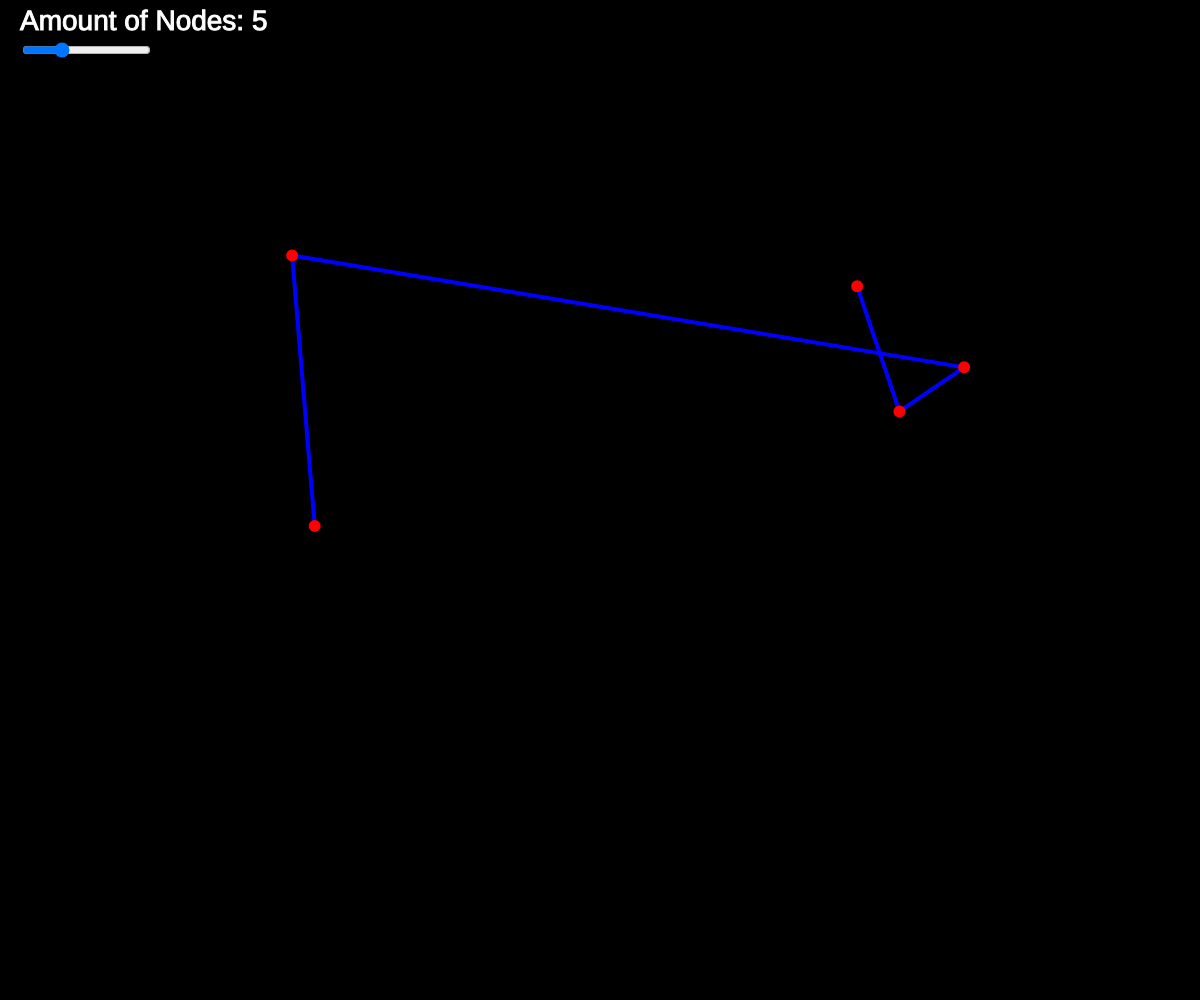
Frame 1 (no input)
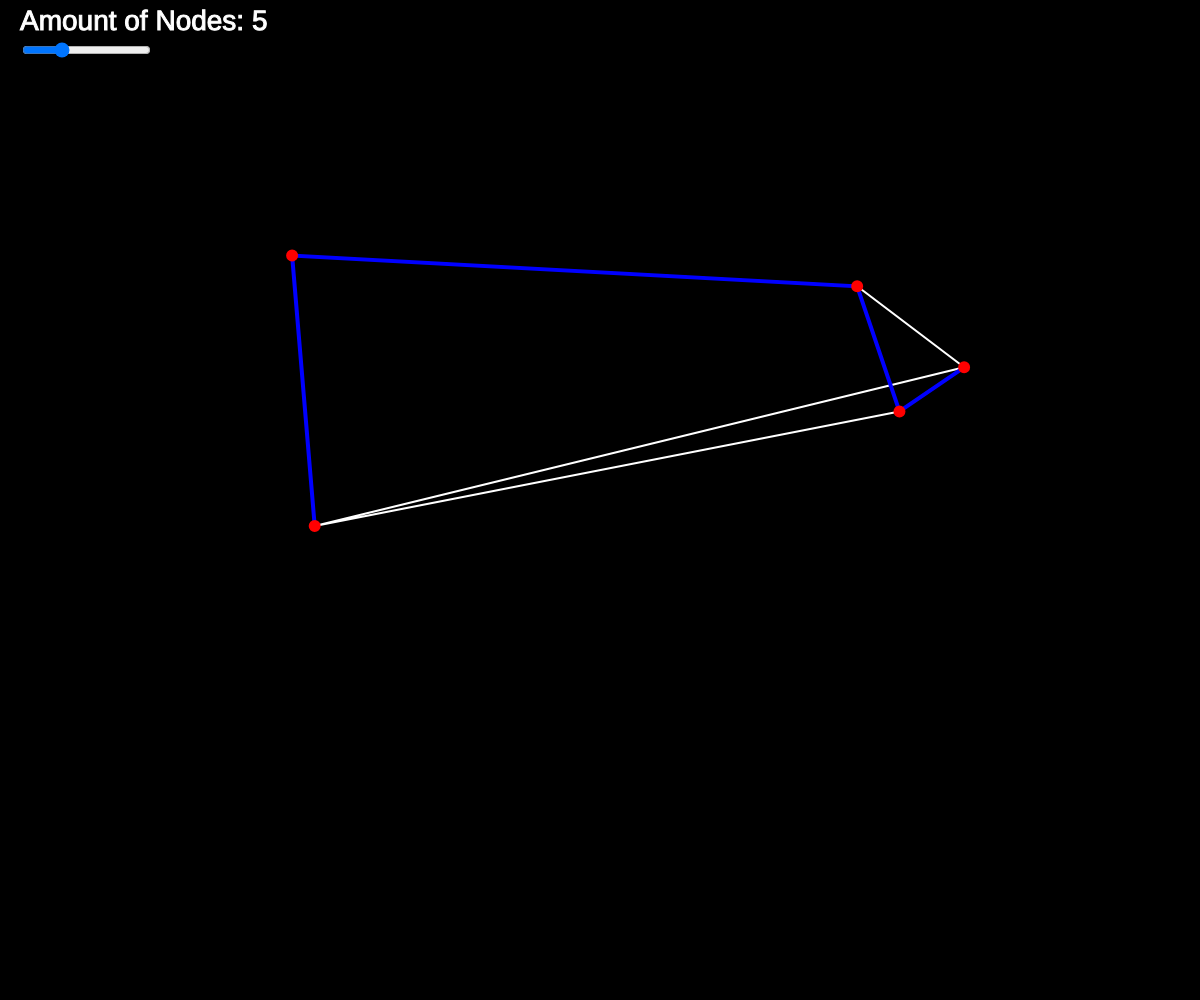
Frame 60 (no input)
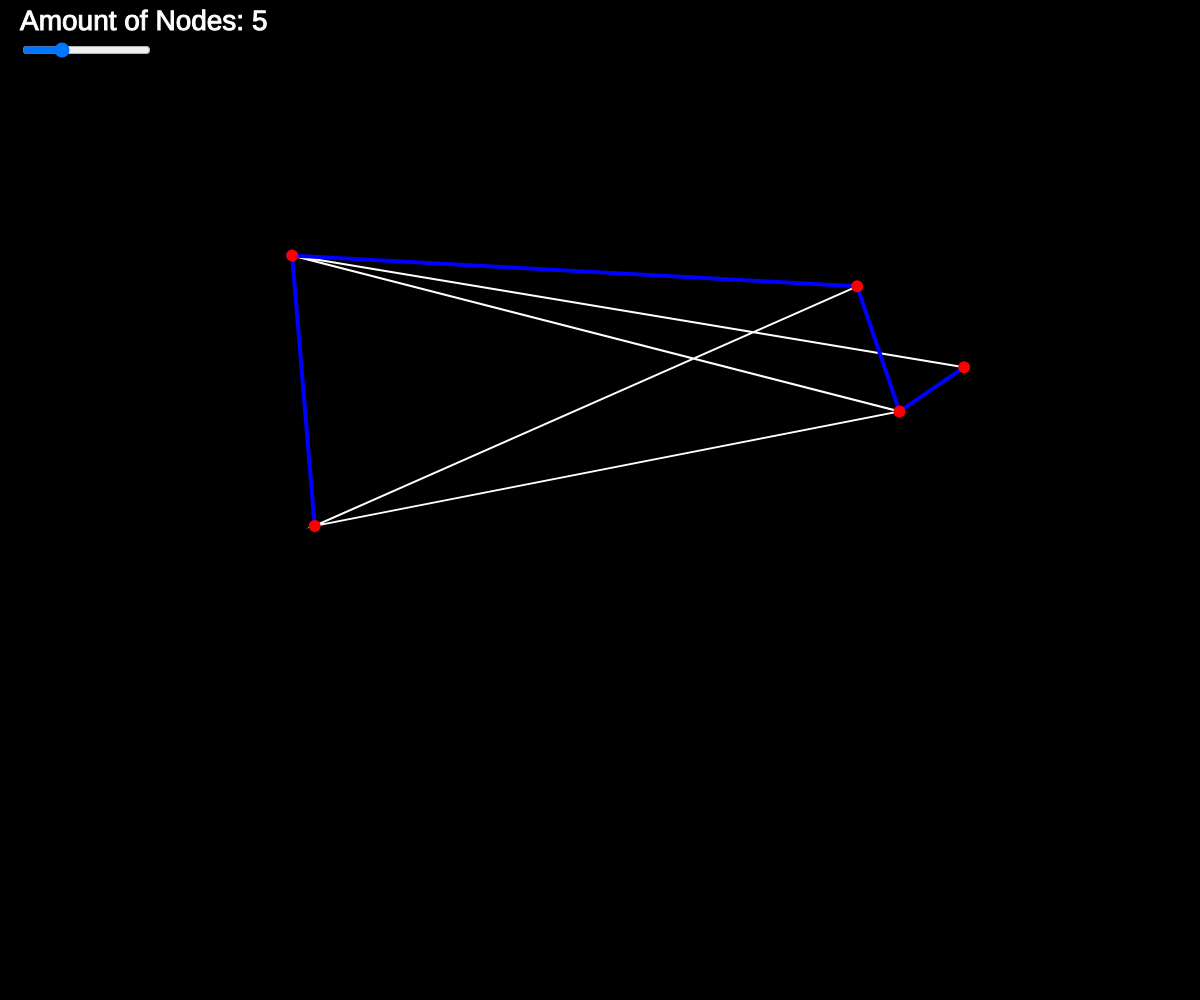
Frame 120 (the mouse pressed at the canvas centre since frame 60)

The p5.js sketch that drew these frames (run headless with seeded random() and noise() and a simulated clock; from frame 60 on, the mouse is pressed at the canvas centre):

// p5.js sketch
// ── sketch.js
let steden = [];
let aantal = 5;

let beste;
let bestePad;

let slider;
let tekst = "Amount of Nodes: ";

let YOFFSET = 100;

function setup() {
  createCanvas(windowWidth, windowHeight);
  //zorg dat de scrollbar weg is
  document.documentElement.style.overflow = 'hidden';
  document.body.scroll = "no";

  slider = createSlider(3, 10, 5, 1);
  slider.position(20, 40);
  for(let i = 0; i < aantal; i++) {
    let v = createVector(random(width), random(height - YOFFSET));
    steden.push(v);
    console.log(v);
  }

  let a = afstand(steden);
  beste = a;
  bestePad = steden.slice();
}

function draw() {
  background(0);

  strokeWeight(2);
  stroke(255);
  noFill();
  beginShape();
  for(let i = 0; i < steden.length; i++) {
    vertex(steden[i].x, steden[i].y + YOFFSET);
  }
  endShape();

  strokeWeight(4);
  stroke(0, 0, 255);
  noFill();
  beginShape();
  for(let i = 0; i < bestePad.length; i++) {
    vertex(bestePad[i].x, bestePad[i].y + YOFFSET);
  }
  endShape();

  fill(255, 0, 0);
  stroke(255, 0, 0);
  for(let i = 0; i < steden.length; i++) {
    ellipse(steden[i].x, steden[i].y + YOFFSET, 8, 8);
  }

  let i = floor(random(steden.length));
  let j = floor(random(steden.length));
  wissel(steden, i, j);

  let a = afstand(steden);
  if(a < beste) {
    beste = a;
    bestePad = steden.slice();
  }

  textSize(28);
  stroke(255);
  strokeWeight(1);
  fill(255);
  text(tekst + slider.value(), 20, 30);

  if(slider.value() != aantal) {
    aantal = slider.value();
    reset();
  }
}

function wissel(array, i, j) {
  let tijdelijk = array[i];
  array[i] = array[j];
  array[j] = tijdelijk;
}

function afstand(punten) {
  let som = 0;
  for (let i = 0; i < punten.length - 1; i++) {
    let a = dist(punten[i].x, punten[i].y, punten[i + 1].x, punten[i + 1].y);
    som += a;
  }
  return som;
}

function reset() {
  steden = [];
  bestePad = [];
  for(let i = 0; i < aantal; i++) {
    let v = createVector(random(width), random(height - YOFFSET));
    steden.push(v);
  }

  let a = afstand(steden);
  beste = a;
  bestePad = steden.slice();
}
